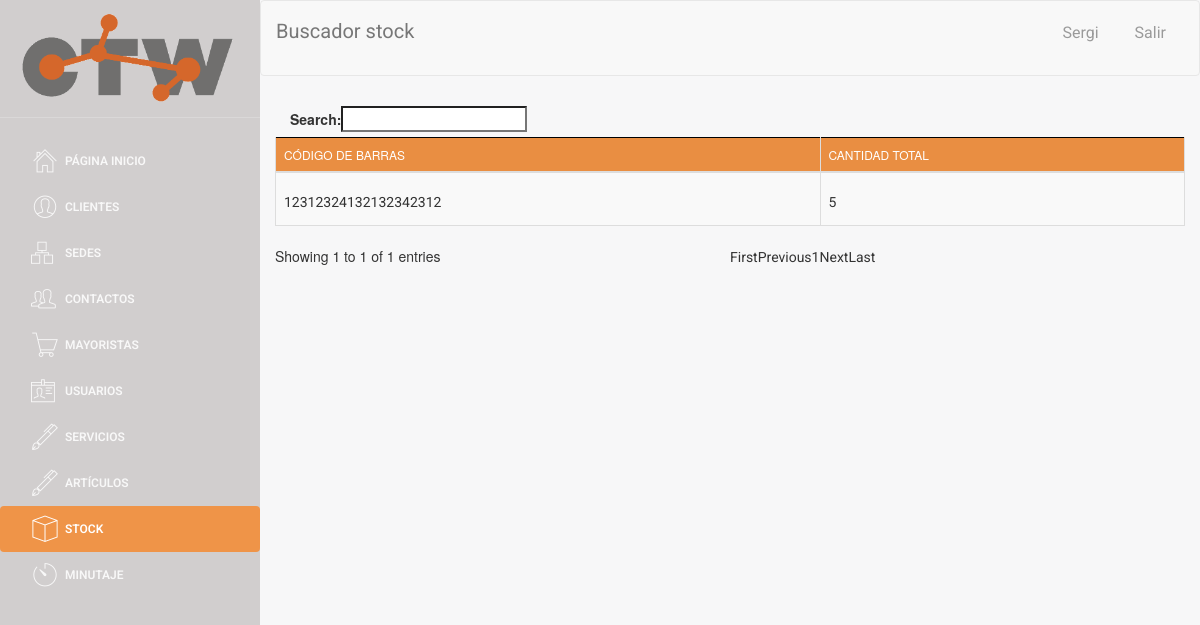
The page /buscador/buscador_stock.php (signed in) on the database as committed earlier.
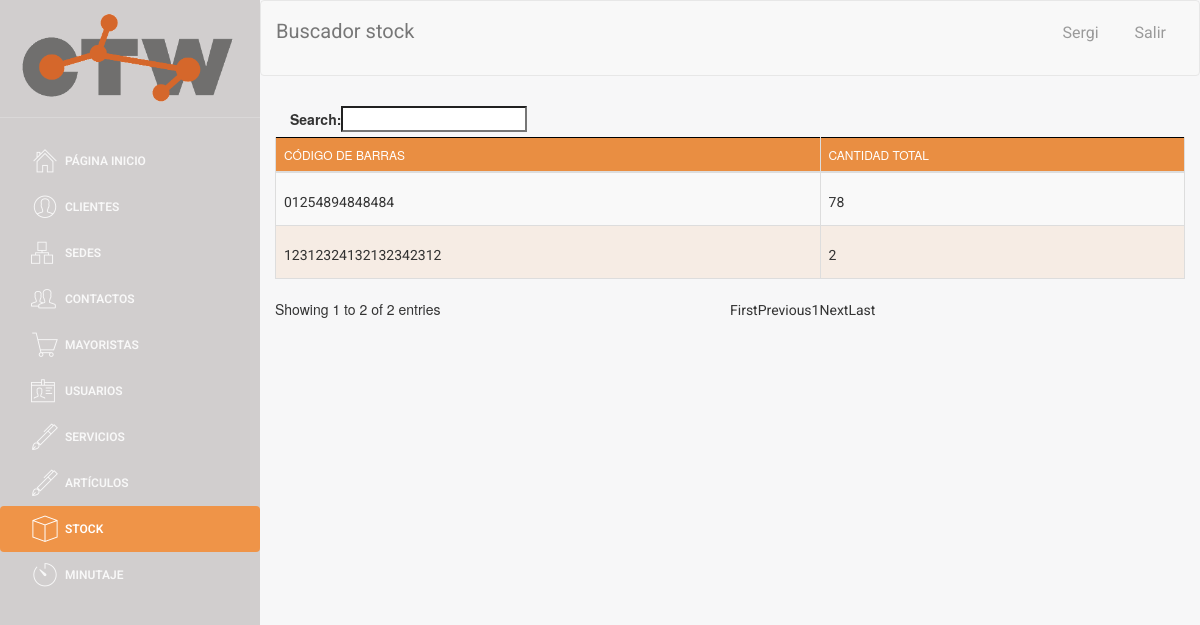
The same page on the database as committed later.
### tables this page shows
CREATE TABLE `STOCK` (
  `CODIGO_DE_BARRAS` varchar(30) NOT NULL,
  `cantidad_total` int(5) NOT NULL
);

### web/assets/php/selects.php (called while the page is built, shortened)
<?php
function select_all_stock()
{
    $conn = connect();
    $sql = "SELECT *
    FROM STOCK";
    $data = $conn->query($sql);
    return $data;
}

### web/buscador/buscador_stock.php (the view, shortened to what this page needs)
<!doctype html>
<?php
include('../assets/php/selects.php');
include('../assets/php/functions.php');
if ($_SESSION["login_done"] == true){
?>
<html lang="en">
<head>
</head>
<body>
<div class="wrapper">
    <div class="sidebar">
        <div class="sidebar-wrapper">
        </div>
    </div>
    <div class="main-panel">
        <nav class="navbar navbar-default navbar-fixed">
            <div class="container-fluid">
                <div class="navbar-header">
                <a class="navbar-brand">Buscador stock</a>
            </div>
            <div class="collapse navbar-collapse">
            </div>
        </div>
        </nav>
        <div class="content">
            <div class="container-fluid">
                <div class="row">
                    <div>
                        <div>
                            <table id="buscador_stock" class="table table-striped table-bordered">
                                <thead>
                                <tr>
                                    <th>Código de barras</th>
                                    <th>Cantidad total</th>
                                </tr>
                                </thead>
                                <tbody>
                                <?php
                                $data = select_all_stock();
                                if ($data->num_rows > 0) {
                                    while ($row = $data->fetch_assoc()) {
                                        $pk = $row['CODIGO_DE_BARRAS'];
                                        ?>
                                        <tr>
                                            <td><label style="margin-top: 11px;"><a href="#" class="CODIGO_DE_BARRAS"
                                                                                    data-pk=<?php echo "\"$pk\""; ?>><?php echo $row['CODIGO_DE_BARRAS'] ?> </a></label>
                                            </td>
                                            <td><label style="margin-top: 11px;"><a href="#" class="cantidad_total"
                                                                                    data-pk=<?php echo "\"$pk\""; ?>><?php echo $row['cantidad_total'] ?> </a></label>
                                            </td>
                                        </tr>
                                        <?php
                                    }
                                } else {
                                    echo "0 results";
                                }
                                ?>
                                </tbody>
                            </table>
                        </div>
                    </div>
                </div>
            </div>
        </div>
    </div>
</div>
</body>
</html>
<?php
} else {
    echo "false";
    header("location:../index.php");
}
?>

Rows that differ between the two databases and show on the page:
added stock: CODIGO_DE_BARRAS "01254894848484", cantidad_total "78"
changed stock id 12312324132132342312: cantidad_total "5" → "2"
Other text that changed with them:
text written by a page script: "Search: Showing 1 to 1 of 1 entries First Previous 1 Next Last" → "Search: Showing 1 to 2 of 2 entries First Previous 1 Next Last"
